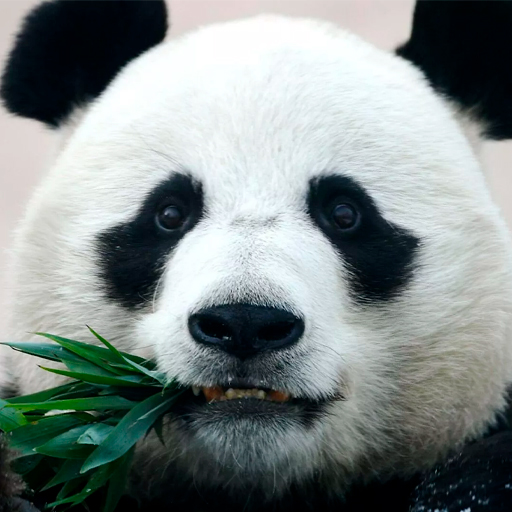
%> input picture img/image.jpg, 512 x 512 px, given in place of image.tiff, which was not available
$ octave wavelet.m   (GNU Octave 9; MATLAB toolbox functions it lacks are replaced by stand-ins)
%> lines starting %> are read from the running program, lines starting %| are printed output that depends on the picture; pictures that were not available may be replaced by others from this repository, and a replacement may not be noted
I = imread('./img/image.tiff','tiff');
%> I is the input picture: size 512x512x3 uint8; mean R, G, B 127.5, 137, 135.6

% Perform the 2D wavelet decomposition using the db4 wavelet
[C,S] = wavedec2(I,8,'db4');
%> S = [8 8 3; 8 8 3; 10 10 3; 14 14 3; 22 22 3; 38 38 3; 70 70 3; 133 133 3; 259 259 3; 512 512 3]

% Visualize the approximation and detail coefficients
A = appcoef2(C,S,'db4',2);
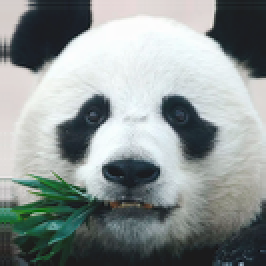
%> A: size 133x133x3 double (shown 2 times larger); mean R, G, B 510.5, 545.5, 540.1; drawn with min black and max white
[H2,V2,D2] = detcoef2('all',C,S,2);
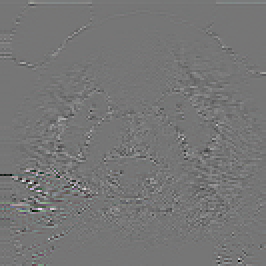
%> H2: size 133x133x3 double (shown 2 times larger); mean R, G, B 0, 0.1, 0.1; drawn with min black and max white
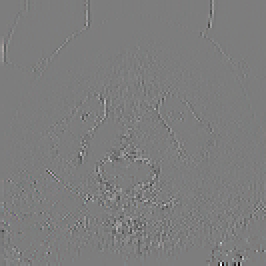
%> V2: size 133x133x3 double (shown 2 times larger); mean R, G, B -0.1, -0.1, -0.1; drawn with min black and max white
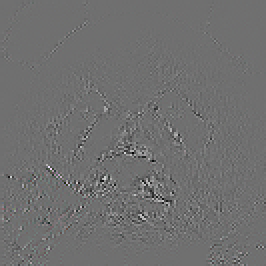
%> D2: size 133x133x3 double (shown 2 times larger); mean R, G, B 0, 0, 0; drawn with min black and max white

subplot(2,2,1), imshow(A,[]), title('Approximation Coefficients');
subplot(2,2,2), imshow(H1,[]), title('Horizontal Detail Coefficients');
%> (this line was passed over: H1 is not available in this run)
subplot(2,2,3), imshow(V1,[]), title('Vertical Detail Coefficients');
%> (this line was passed over: V1 is not available in this run)
subplot(2,2,4), imshow(D1,[]), title('Diagonal Detail Coefficients');
%> (this line was passed over: D1 is not available in this run)
